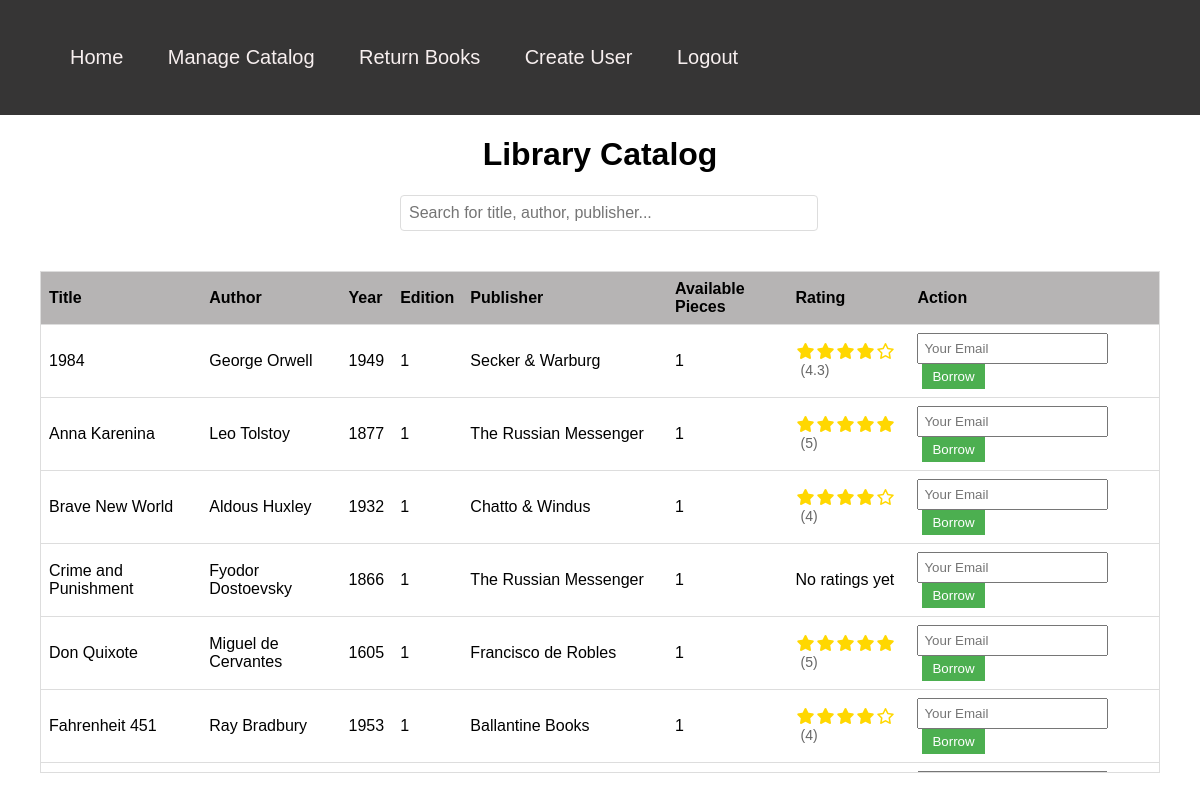
The page /index_lib.php (signed in) on the database its author committed.
### tables this page shows
CREATE TABLE `book` (
  `ID` int(11) NOT NULL,
  `Title` varchar(50) NOT NULL,
  `Author` varchar(50) NOT NULL,
  `Year` varchar(50) NOT NULL,
  `Edition` int(11) NOT NULL,
  `Publisher` varchar(50) NOT NULL,
  `Pieces` int(11) NOT NULL,
  `Borrows` int(11) NOT NULL,
  `Rating` varchar(50) NOT NULL
);

### index_lib.php (the view, shortened to what this page needs)
<!DOCTYPE html>
<html lang="en">
<head>
    <link rel="stylesheet" href="Manage_Catalog_css.css">
    <link rel="stylesheet" href="https://cdnjs.cloudflare.com/ajax/libs/font-awesome/6.0.0/css/all.min.css">
</head>
<body>
    <nav class="navigation">
        <div class="navlist">
            <ul>
                <li class="navelement"><a href="index_lib.php" class="navlink">Home</a></li>
                <li class="navelement"><a href="Manage_Catalog_PHP.php" class="navlink">Manage Catalog</a></li>
                <li class="navelement"><a href="return.php" class="navlink">Return Books</a></li>
                <li class="navelement"><a href="account.php" class="navlink">Create User</a></li>
                <li class="navelement"><a href="logout.php" class="navlink">Logout</a></li>
            </ul>
        </div>
    </nav>
    <h1 class="header1">Library Catalog</h1>
    <div class="control-container">
        <div class="search-container">
            <input type="text" id="searchInput" placeholder="Search for title, author, publisher..." class="search-input">
        </div>
    </div>
    <?php
    $servername = "localhost";
    $username = "root";
    $password = "";
    $dbname = "library";
    $conn = new mysqli($servername, $username, $password, $dbname);
    $sql = "SELECT * FROM book WHERE Pieces > 0 ORDER BY title COLLATE utf8_general_ci";
    $result = $conn->query($sql);
    if ($result->num_rows > 0) {
        echo '<div class="table-container">';
        echo '<table id="tabletest">';
        echo '<thead>';
        echo '<tr>';
        echo '<th onclick="sortTable(0)">Title</th>';
        echo '<th onclick="sortTable(1)">Author</th>';
        echo '<th onclick="sortTable(2)">Year</th>';
        echo '<th onclick="sortTable(3)">Edition</th>';
        echo '<th onclick="sortTable(4)">Publisher</th>';
        echo '<th onclick="sortTable(5)">Available Pieces</th>';
        echo '<th>Rating</th>';
        echo '<th>Action</th>';
        echo '</tr>';
        echo '</thead>';
        echo '<tbody>';
        while($row = $result->fetch_assoc()) {
            echo "<tr>";
            echo "<td>" . $row["Title"] . "</td>";
            echo "<td>" . $row["Author"] . "</td>";
            echo "<td>" . $row["Year"] . "</td>";
            echo "<td>" . $row["Edition"] . "</td>";
            echo "<td>" . $row["Publisher"] . "</td>";
            echo "<td>" . $row["Pieces"] . "</td>";
            echo "<td>";
            if ($row["Rating"]) {
                $rating = round($row["Rating"], 1);
                echo "<div class='static-rating'>";
                for ($i = 1; $i <= floor($rating); $i++) {
                    echo "<i class='fas fa-star'></i>";
                }
                $remainingStars = 5 - ceil($rating);
                if ($rating - floor($rating) < 0.3) {
                    $remainingStars = 5 - floor($rating);
                }
                for ($i = 0; $i < $remainingStars; $i++) {
                    echo "<i class='far fa-star'></i>";
                }
                echo " <span class='rating-number'>(" . $rating . ")</span>";
                echo "</div>";
            } else {
                echo "No ratings yet";
            }
            echo "</td>";
            echo "<td>";
            if ($row["Pieces"] > 0) {
                echo "<form method='POST' style='display: inline;'>";
                echo "<input type='email' name='borrower_email' placeholder='Your Email' required>";
                echo "<input type='submit' name='borrow' value='Borrow' class='borrow-btn'>";
                echo "</form>";
            } else {
                echo "Not Available";
            }
            echo "</td>";
            echo "</tr>";
        }
    }
    ?>
</body>
</html>

### Manage_Catalog_css.css (style rules this page uses)
body { margin: 0; font-family: Arial, sans-serif; justify-content: center; }
a { text-decoration: none; color: #ffffff; }
.table-container { margin: 40px; height: 500px; overflow-y: scroll; border: 1px solid #ddd; }
table { width: 100%; border-collapse: collapse; }
thead { position: sticky; top: 0; }
th { padding: 8px; text-align: left; border-bottom: 1px solid #ddd; background-color: #b6b4b4; cursor: pointer; }
td { padding: 8px; text-align: left; border-bottom: 1px solid #ddd; }
.navigation { background-color: #363535; display: flex; }
.navlist { display: flex; list-style-type: none; padding: 10px; }
.header1 { text-align: center; margin-left: auto; margin-right: auto; width: fit-content; }
.navelement { display: inline-flex; background-color: #363535; text-align: center; padding: 20px; }
.navlink { color: #f7efef; text-decoration: none; font-size: 20px; }
.borrow-btn { background-color: #4CAF50; color: white; padding: 5px 10px; border: none; cursor: pointer; margin-left: 5px; }
input[type="email"] { padding: 5px; height: 17px; }
.fa-star { transition: all 0.2s ease-in-out; }
.static-rating { display: inline-block; }
.static-rating i { color: #ffd700; font-size: 16px; padding: 0 1px; }
.rating-number { color: #666; font-size: 14px; margin-left: 5px; }
.search-container { flex-grow: 1; max-width: 400px; }
.search-input { width: 100%; padding: 8px; border: 1px solid #ddd; border-radius: 4px; font-size: 16px; transition: border-color 0.3s ease; }
.control-container { display: flex; align-items: center; justify-content: center; gap: 20px; margin: 20px auto; max-width: 600px; }

### rows shown on the page
book: Title "1984", Author "George Orwell", Year "1949", Edition "1", Publisher "Secker & Warburg", Pieces "1", Rating "4.3"
book: Title "Anna Karenina", Author "Leo Tolstoy", Year "1877", Edition "1", Publisher "The Russian Messenger", Pieces "1", Rating "5"
book: Title "Brave New World", Author "Aldous Huxley", Year "1932", Edition "1", Publisher "Chatto & Windus", Pieces "1", Rating "4"
book: Title "Crime and Punishment", Author "Fyodor Dostoevsky", Year "1866", Edition "1", Publisher "The Russian Messenger", Pieces "1", Rating "No ratings yet"
book: Title "Don Quixote", Author "Miguel de Cervantes", Year "1605", Edition "1", Publisher "Francisco de Robles", Pieces "1", Rating "5"
book: Title "Fahrenheit 451", Author "Ray Bradbury", Year "1953", Edition "1", Publisher "Ballantine Books", Pieces "1", Rating "4"
